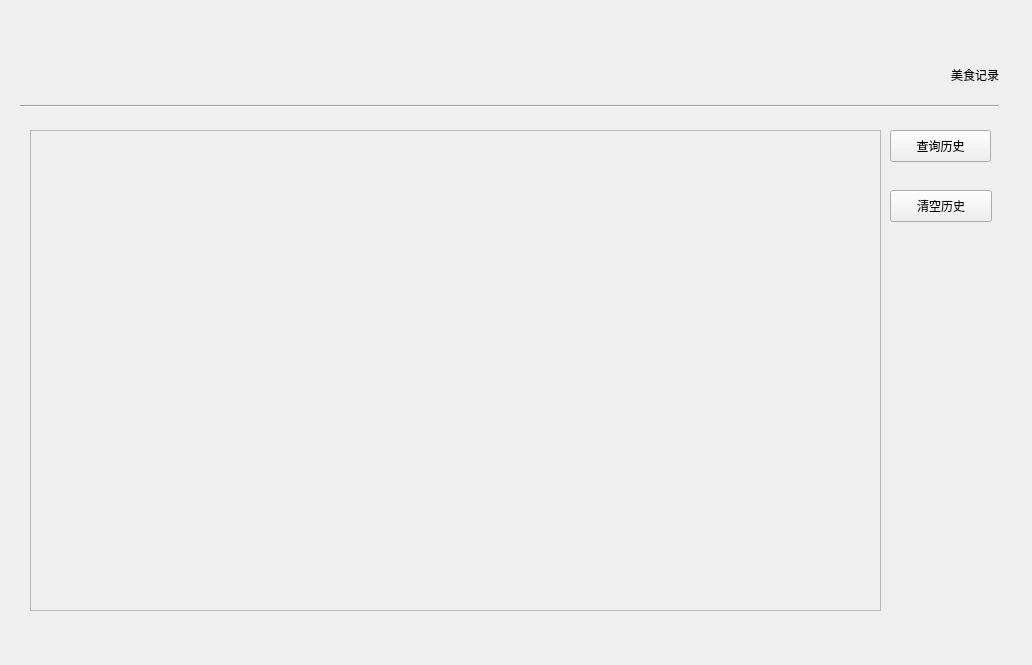
<?xml version="1.0" encoding="UTF-8"?>
<ui version="4.0">
 <class>MyHistoryWidget</class>
 <widget class="QWidget" name="MyHistoryWidget">
  <property name="geometry">
   <rect>
    <x>0</x>
    <y>0</y>
    <width>1032</width>
    <height>665</height>
   </rect>
  </property>
  <property name="windowTitle">
   <string>Form</string>
  </property>
  <widget class="QWidget" name="layoutWidget">
   <property name="geometry">
    <rect>
     <x>20</x>
     <y>50</y>
     <width>979</width>
     <height>58</height>
    </rect>
   </property>
   <layout class="QVBoxLayout" name="verticalLayout">
    <item>
     <layout class="QHBoxLayout" name="horizontalLayout">
      <item>
       <spacer name="horizontalSpacer">
        <property name="orientation">
         <enum>Qt::Horizontal</enum>
        </property>
        <property name="sizeHint" stdset="0">
         <size>
          <width>838</width>
          <height>20</height>
         </size>
        </property>
       </spacer>
      </item>
      <item>
       <widget class="TitleLabel" name="TitleLabel">
        <property name="text">
         <string>美食记录</string>
        </property>
        <property name="alignment">
         <set>Qt::AlignRight|Qt::AlignTrailing|Qt::AlignVCenter</set>
        </property>
        <property name="pixelFontSize" stdset="0">
         <number>32</number>
        </property>
       </widget>
      </item>
     </layout>
    </item>
    <item>
     <widget class="Line" name="line">
      <property name="orientation">
       <enum>Qt::Horizontal</enum>
      </property>
     </widget>
    </item>
   </layout>
  </widget>
  <widget class="CardWidget" name="MyCardWidget">
   <property name="geometry">
    <rect>
     <x>20</x>
     <y>120</y>
     <width>981</width>
     <height>501</height>
    </rect>
   </property>
   <property name="styleSheet">
    <string notr="true"/>
   </property>
   <widget class="ScrollArea" name="scroll_area">
    <property name="geometry">
     <rect>
      <x>10</x>
      <y>10</y>
      <width>851</width>
      <height>481</height>
     </rect>
    </property>
    <property name="verticalScrollBarPolicy">
     <enum>Qt::ScrollBarAsNeeded</enum>
    </property>
    <property name="horizontalScrollBarPolicy">
     <enum>Qt::ScrollBarAsNeeded</enum>
    </property>
    <property name="sizeAdjustPolicy">
     <enum>QAbstractScrollArea::AdjustIgnored</enum>
    </property>
    <property name="widgetResizable">
     <bool>true</bool>
    </property>
    <widget class="QWidget" name="scrollAreaWidgetContents">
     <property name="geometry">
      <rect>
       <x>0</x>
       <y>0</y>
       <width>849</width>
       <height>479</height>
      </rect>
     </property>
    </widget>
   </widget>
   <widget class="PushButton" name="clearButton">
    <property name="geometry">
     <rect>
      <x>870</x>
      <y>70</y>
      <width>102</width>
      <height>32</height>
     </rect>
    </property>
    <property name="text">
     <string>清空历史</string>
    </property>
   </widget>
   <widget class="PrimaryPushButton" name="searchButton">
    <property name="geometry">
     <rect>
      <x>870</x>
      <y>10</y>
      <width>101</width>
      <height>32</height>
     </rect>
    </property>
    <property name="text">
     <string>查询历史</string>
    </property>
   </widget>
  </widget>
 </widget>
 <customwidgets>
  <customwidget>
   <class>PushButton</class>
   <extends>QPushButton</extends>
   <header>qfluentwidgets</header>
  </customwidget>
  <customwidget>
   <class>PrimaryPushButton</class>
   <extends>PushButton</extends>
   <header>qfluentwidgets</header>
  </customwidget>
  <customwidget>
   <class>CardWidget</class>
   <extends>QFrame</extends>
   <header>qfluentwidgets</header>
   <container>1</container>
  </customwidget>
  <customwidget>
   <class>ScrollArea</class>
   <extends>QScrollArea</extends>
   <header>qfluentwidgets</header>
   <container>1</container>
  </customwidget>
  <customwidget>
   <class>TitleLabel</class>
   <extends>QLabel</extends>
   <header>qfluentwidgets</header>
  </customwidget>
 </customwidgets>
 <resources/>
 <connections/>
</ui>
